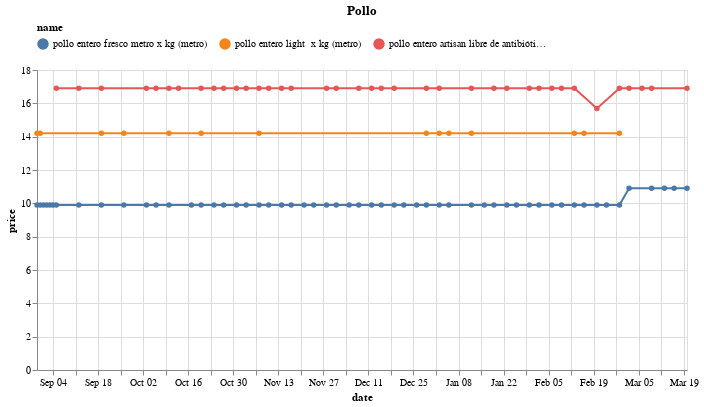

This figure's notebook cell:
### Code cell
(df
 .loc[df.name.isin(names)]
 .pipe(alt.Chart)
 .mark_line(point=True)
 .encode(x='date', y='price', color='name', tooltip=['name','price'])
 .properties(width=650, title='Pollo')
 .configure_legend(orient='top', columns=3)
)

### Figure 1 — Vega-Lite specification as saved in the notebook (floating-point values rounded to 4 significant figures)
{"config": {"view": {"continuousWidth": 400, "continuousHeight": 300}, "legend": {"columns": 3, "orient": "top"}}, "data": {"name": "data-1a178e209247755e1a9616fcdc75cd75"}, "mark": {"type": "line", "point": true}, "encoding": {"color": {"field": "name", "type": "nominal"}, "tooltip": [{"field": "name", "type": "nominal"}, {"field": "price", "type": "quantitative"}], "x": {"field": "date", "type": "temporal"}, "y": {"field": "price", "type": "quantitative"}}, "title": "Pollo", "width": 650, "$schema": "https://vega.github.io/schema/vega-lite/v4.17.0.json", "datasets": {"data-1a178e209247755e1a9616fcdc75cd75": [{"brand": "Metro", "uri": "https://www.metro.pe/pollo-entero-fresco-metro-x-kg-26334/p", "name": "pollo entero fresco metro x kg (metro)", "price": 9.9, "category": "https://www.metro.pe/carnes-aves-y-pescados/aves-y-huevos/pollo-entero", "store": "metro", "date": "2022-10-17T00:00:00", "sku": 35350}, {"brand": "Metro", "uri": "https://www.metro.pe/pollo-entero-fresco-metro-x-kg-26334/p", "name": "pollo entero fresco metro x kg (metro)", "price": 9.9, "category": "https://www.metro.pe/carnes-aves-y-pescados/aves-y-huevos/pollo-entero", "store": "metro", "date": "2023-01-30T00:00:00", "sku": 35350}, {"brand": "ARTISAN", "uri": "https://www.plazavea.com.pe/pollo-entero-artisan-libre-de-antibioticos-x-kg/p", "name": "pollo entero artisan libre de antibióticos x kg (plaza_vea)", "price": 16.9, "category": "https://www.plazavea.com.pe/carnes-aves-y-pescados", "store": "plaza_vea", "date": "2023-01-23T00:00:00", "sku": 10171146}, {"brand": "Metro", "uri": "https://www.metro.pe/pollo-entero-fresco-metro-x-kg-26334/p", "name": "pollo entero fresco metro x kg (metro)", "price": 10.9, "category": "https://www.metro.pe/carnes-aves-y-pescados/aves-y-huevos/pollo-entero", "store": "metro", "date": "2023-03-13T00:00:00", "sku": 35350}, {"brand": "Metro", "uri": "https://www.metro.pe/pollo-entero-fresco-metro-x-kg-26334/p", "name": "pollo entero fresco metro x kg (metro)", "price": 9.9, "category": "https://www.metro.pe/carnes-aves-y-pescados/aves-y-huevos/pollo-entero", "store": "metro", "date": "2022-12-12T00:00:00", "sku": 35350}, {"brand": "Metro", "uri": "https://www.metro.pe/pollo-entero-fresco-metro-x-kg-26334/p", "name": "pollo entero fresco metro x kg (metro)", "price": 9.9, "category": "https://www.metro.pe/carnes-aves-y-pescados/aves-y-huevos/pollo-entero", "store": "metro", "date": "2022-09-12T00:00:00", "sku": 35350}, {"brand": "Genérico", "uri": "https://www.metro.pe/pollo-entero-light-x-kg-227878/p", "name": "pollo entero light  x kg (metro)", "price": 14.2, "category": "https://www.metro.pe/carnes-aves-y-pescados/aves-y-huevos/pollo-entero", "store": "metro", "date": "2022-09-26T00:00:00", "sku": 3846}, {"brand": "Metro", "uri": "https://www.metro.pe/pollo-entero-fresco-metro-x-kg-26334/p", "name": "pollo entero fresco metro x kg (metro)", "price": 9.9, "category": "https://www.metro.pe/carnes-aves-y-pescados/aves-y-huevos/pollo-entero", "store": "metro", "date": "2022-09-26T00:00:00", "sku": 35350}, {"brand": "Metro", "uri": "https://www.metro.pe/pollo-entero-fresco-metro-x-kg-26334/p", "name": "pollo entero fresco metro x kg (metro)", "price": 9.9, "category": "https://www.metro.pe/carnes-aves-y-pescados/aves-y-huevos/pollo-entero", "store": "metro", "date": "2023-02-16T00:00:00", "sku": 35350}, {"brand": "Genérico", "uri": "https://www.metro.pe/pollo-entero-light-x-kg-227878/p", "name": "pollo entero light  x kg (metro)", "price": 14.2, "category": "https://www.metro.pe/carnes-aves-y-pescados/aves-y-huevos/pollo-entero", "store": "metro", "date": "2023-02-16T00:00:00", "sku": 3846}, {"brand": "Metro", "uri": "https://www.metro.pe/pollo-entero-fresco-metro-x-kg-26334/p", "name": "pollo entero fresco metro x kg (metro)", "price": 9.9, "category": "https://www.metro.pe/carnes-aves-y-pescados/aves-y-huevos/pollo-entero", "store": "metro", "date": "2022-09-04T00:00:00", "sku": 35350}, {"brand": "Metro", "uri": "https://www.metro.pe/pollo-entero-fresco-metro-x-kg-26334/p", "name": "pollo entero fresco metro x kg (metro)", "price": 9.9, "category": "https://www.metro.pe/carnes-aves-y-pescados/aves-y-huevos/pollo-entero", "store": "metro", "date": "2023-02-23T00:00:00", "sku": 35350}, {"brand": "Metro", "uri": "https://www.metro.pe/pollo-entero-fresco-metro-x-kg-26334/p", "name": "pollo entero fresco metro x kg (metro)", "price": 9.9, "category": "https://www.metro.pe/carnes-aves-y-pescados/aves-y-huevos/pollo-entero", "store": "metro", "date": "2023-02-06T00:00:00", "sku": 35350}, {"brand": "ARTISAN", "uri": "https://www.plazavea.com.pe/pollo-entero-artisan-libre-de-antibioticos-x-kg/p", "name": "pollo entero artisan libre de antibióticos x kg (plaza_vea)", "price": 16.9, "category": "https://www.plazavea.com.pe/carnes-aves-y-pescados", "store": "plaza_vea", "date": "2023-01-19T00:00:00", "sku": 10171146}, {"brand": "Metro", "uri": "https://www.metro.pe/pollo-entero-fresco-metro-x-kg-26334/p", "name": "pollo entero fresco metro x kg (metro)", "price": 9.9, "category": "https://www.metro.pe/carnes-aves-y-pescados/aves-y-huevos/pollo-entero", "store": "metro", "date": "2022-11-03T00:00:00", "sku": 35350}, {"brand": "ARTISAN", "uri": "https://www.plazavea.com.pe/pollo-entero-artisan-libre-de-antibioticos-x-kg/p", "name": "pollo entero artisan libre de antibióticos x kg (plaza_vea)", "price": 16.9, "category": "https://www.plazavea.com.pe/carnes-aves-y-pescados", "store": "plaza_vea", "date": "2023-01-02T00:00:00", "sku": 10171146}, {"brand": "Metro", "uri": "https://www.metro.pe/pollo-entero-fresco-metro-x-kg-26334/p", "name": "pollo entero fresco metro x kg (metro)", "price": 9.9, "category": "https://www.metro.pe/carnes-aves-y-pescados/aves-y-huevos/pollo-entero", "store": "metro", "date": "2022-08-31T00:00:00", "sku": 35350}, {"brand": "Genérico", "uri": "https://www.metro.pe/pollo-entero-light-x-kg-227878/p", "name": "pollo entero light  x kg (metro)", "price": 14.2, "category": "https://www.metro.pe/carnes-aves-y-pescados/aves-y-huevos/pollo-entero", "store": "metro", "date": "2022-08-31T00:00:00", "sku": 3846}, {"brand": "Metro", "uri": "https://www.metro.pe/pollo-entero-fresco-metro-x-kg-26334/p", "name": "pollo entero fresco metro x kg (metro)", "price": 9.9, "category": "https://www.metro.pe/carnes-aves-y-pescados/aves-y-huevos/pollo-entero", "store": "metro", "date": "2022-11-28T00:00:00", "sku": 35350}, {"brand": "Metro", "uri": "https://www.metro.pe/pollo-entero-fresco-metro-x-kg-26334/p", "name": "pollo entero fresco metro x kg (metro)", "price": 9.9, "category": "https://www.metro.pe/carnes-aves-y-pescados/aves-y-huevos/pollo-entero", "store": "metro", "date": "2023-01-19T00:00:00", "sku": 35350}, {"brand": "Metro", "uri": "https://www.metro.pe/pollo-entero-fresco-metro-x-kg-26334/p", "name": "pollo entero fresco metro x kg (metro)", "price": 9.9, "category": "https://www.metro.pe/carnes-aves-y-pescados/aves-y-huevos/pollo-entero", "store": "metro", "date": "2022-09-03T00:00:00", "sku": 35350}, {"brand": "Metro", "uri": "https://www.metro.pe/pollo-entero-fresco-metro-x-kg-26334/p", "name": "pollo entero fresco metro x kg (metro)", "price": 9.9, "category": "https://www.metro.pe/carnes-aves-y-pescados/aves-y-huevos/pollo-entero", "store": "metro", "date": "2022-11-17T00:00:00", "sku": 35350}, {"brand": "Metro", "uri": "https://www.metro.pe/pollo-entero-fresco-metro-x-kg-26334/p", "name": "pollo entero fresco metro x kg (metro)", "price": 9.9, "category": "https://www.metro.pe/carnes-aves-y-pescados/aves-y-huevos/pollo-entero", "store": "metro", "date": "2023-02-27T00:00:00", "sku": 35350}, {"brand": "Genérico", "uri": "https://www.metro.pe/pollo-entero-light-x-kg-227878/p", "name": "pollo entero light  x kg (metro)", "price": 14.2, "category": "https://www.metro.pe/carnes-aves-y-pescados/aves-y-huevos/pollo-entero", "store": "metro", "date": "2023-02-27T00:00:00", "sku": 3846}, {"brand": "Metro", "uri": "https://www.metro.pe/pollo-entero-fresco-metro-x-kg-26334/p", "name": "pollo entero fresco metro x kg (metro)", "price": 10.9, "category": "https://www.metro.pe/carnes-aves-y-pescados/aves-y-huevos/pollo-entero", "store": "metro", "date": "2023-03-02T00:00:00", "sku": 35350}, {"brand": "ARTISAN", "uri": "https://www.plazavea.com.pe/pollo-entero-artisan-libre-de-antibioticos-x-kg/p", "name": "pollo entero artisan libre de antibióticos x kg (plaza_vea)", "price": 16.9, "category": "https://www.plazavea.com.pe/carnes-aves-y-pescados", "store": "plaza_vea", "date": "2023-02-13T00:00:00", "sku": 10171146}, {"brand": "ARTISAN", "uri": "https://www.plazavea.com.pe/pollo-entero-artisan-libre-de-antibioticos-x-kg/p", "name": "pollo entero artisan libre de antibióticos x kg (plaza_vea)", "price": 16.9, "category": "https://www.plazavea.com.pe/carnes-aves-y-pescados", "store": "plaza_vea", "date": "2022-12-15T00:00:00", "sku": 10171146}, {"brand": "ARTISAN", "uri": "https://www.plazavea.com.pe/pollo-entero-artisan-libre-de-antibioticos-x-kg/p", "name": "pollo entero artisan libre de antibióticos x kg (plaza_vea)", "price": 16.9, "category": "https://www.plazavea.com.pe/carnes-aves-y-pescados", "store": "plaza_vea", "date": "2022-12-29T00:00:00", "sku": 10171146}, {"brand": "Metro", "uri": "https://www.metro.pe/pollo-entero-fresco-metro-x-kg-26334/p", "name": "pollo entero fresco metro x kg (metro)", "price": 9.9, "category": "https://www.metro.pe/carnes-aves-y-pescados/aves-y-huevos/pollo-entero", "store": "metro", "date": "2022-09-02T00:00:00", "sku": 35350}, {"brand": "Metro", "uri": "https://www.metro.pe/pollo-entero-fresco-metro-x-kg-26334/p", "name": "pollo entero fresco metro x kg (metro)", "price": 9.9, "category": "https://www.metro.pe/carnes-aves-y-pescados/aves-y-huevos/pollo-entero", "store": "metro", "date": "2023-02-02T00:00:00", "sku": 35350}, {"brand": "ARTISAN", "uri": "https://www.plazavea.com.pe/pollo-entero-artisan-libre-de-antibioticos-x-kg/p", "name": "pollo entero artisan libre de antibióticos x kg (plaza_vea)", "price": 16.9, "category": "https://www.plazavea.com.pe/carnes-aves-y-pescados", "store": "plaza_vea", "date": "2023-03-20T00:00:00", "sku": 10171146}, {"brand": "Metro", "uri": "https://www.metro.pe/pollo-entero-fresco-metro-x-kg-26334/p", "name": "pollo entero fresco metro x kg (metro)", "price": 9.9, "category": "https://www.metro.pe/carnes-aves-y-pescados/aves-y-huevos/pollo-entero", "store": "metro", "date": "2022-10-20T00:00:00", "sku": 35350}, {"brand": "Genérico", "uri": "https://www.metro.pe/pollo-entero-light-x-kg-227878/p", "name": "pollo entero light  x kg (metro)", "price": 14.2, "category": "https://www.metro.pe/carnes-aves-y-pescados/aves-y-huevos/pollo-entero", "store": "metro", "date": "2022-10-20T00:00:00", "sku": 3846}, {"brand": "ARTISAN", "uri": "https://www.plazavea.com.pe/pollo-entero-artisan-libre-de-antibioticos-x-kg/p", "name": "pollo entero artisan libre de antibióticos x kg (plaza_vea)", "price": 16.9, "category": "https://www.plazavea.com.pe/carnes-aves-y-pescados", "store": "plaza_vea", "date": "2023-01-30T00:00:00", "sku": 10171146}, {"brand": "Metro", "uri": "https://www.metro.pe/pollo-entero-fresco-metro-x-kg-26334/p", "name": "pollo entero fresco metro x kg (metro)", "price": 9.9, "category": "https://www.metro.pe/carnes-aves-y-pescados/aves-y-huevos/pollo-entero", "store": "metro", "date": "2022-12-08T00:00:00", "sku": 35350}, {"brand": "ARTISAN", "uri": "https://www.plazavea.com.pe/pollo-entero-artisan-libre-de-antibioticos-x-kg/p", "name": "pollo entero artisan libre de antibióticos x kg (plaza_vea)", "price": 16.9, "category": "https://www.plazavea.com.pe/carnes-aves-y-pescados", "store": "plaza_vea", "date": "2022-10-20T00:00:00", "sku": 10171146}, {"brand": "Metro", "uri": "https://www.metro.pe/pollo-entero-fresco-metro-x-kg-26334/p", "name": "pollo entero fresco metro x kg (metro)", "price": 9.9, "category": "https://www.metro.pe/carnes-aves-y-pescados/aves-y-huevos/pollo-entero", "store": "metro", "date": "2023-01-26T00:00:00", "sku": 35350}, {"brand": "ARTISAN", "uri": "https://www.plazavea.com.pe/pollo-entero-artisan-libre-de-antibioticos-x-kg/p", "name": "pollo entero artisan libre de antibióticos x kg (plaza_vea)", "price": 15.69, "category": "https://www.plazavea.com.pe/carnes-aves-y-pescados", "store": "plaza_vea", "date": "2023-02-20T00:00:00", "sku": 10171146}, {"brand": "Metro", "uri": "https://www.metro.pe/pollo-entero-fresco-metro-x-kg-26334/p", "name": "pollo entero fresco metro x kg (metro)", "price": 9.9, "category": "https://www.metro.pe/carnes-aves-y-pescados/aves-y-huevos/pollo-entero", "store": "metro", "date": "2022-12-26T00:00:00", "sku": 35350}, {"brand": "ARTISAN", "uri": "https://www.plazavea.com.pe/pollo-entero-artisan-libre-de-antibioticos-x-kg/p", "name": "pollo entero artisan libre de antibióticos x kg (plaza_vea)", "price": 16.9, "category": "https://www.plazavea.com.pe/carnes-aves-y-pescados", "store": "plaza_vea", "date": "2022-09-12T00:00:00", "sku": 10171146}, {"brand": "ARTISAN", "uri": "https://www.plazavea.com.pe/pollo-entero-artisan-libre-de-antibioticos-x-kg/p", "name": "pollo entero artisan libre de antibióticos x kg (plaza_vea)", "price": 16.9, "category": "https://www.plazavea.com.pe/carnes-aves-y-pescados", "store": "plaza_vea", "date": "2023-02-09T00:00:00", "sku": 10171146}, {"brand": "Metro", "uri": "https://www.metro.pe/pollo-entero-fresco-metro-x-kg-26334/p", "name": "pollo entero fresco metro x kg (metro)", "price": 9.9, "category": "https://www.metro.pe/carnes-aves-y-pescados/aves-y-huevos/pollo-entero", "store": "metro", "date": "2022-12-22T00:00:00", "sku": 35350}, {"brand": "ARTISAN", "uri": "https://www.plazavea.com.pe/pollo-entero-artisan-libre-de-antibioticos-x-kg/p", "name": "pollo entero artisan libre de antibióticos x kg (plaza_vea)", "price": 16.9, "category": "https://www.plazavea.com.pe/carnes-aves-y-pescados", "store": "plaza_vea", "date": "2022-11-07T00:00:00", "sku": 10171146}, {"brand": "ARTISAN", "uri": "https://www.plazavea.com.pe/pollo-entero-artisan-libre-de-antibioticos-x-kg/p", "name": "pollo entero artisan libre de antibióticos x kg (plaza_vea)", "price": 16.9, "category": "https://www.plazavea.com.pe/carnes-aves-y-pescados", "store": "plaza_vea", "date": "2022-11-14T00:00:00", "sku": 10171146}, {"brand": "Metro", "uri": "https://www.metro.pe/pollo-entero-fresco-metro-x-kg-26334/p", "name": "pollo entero fresco metro x kg (metro)", "price": 9.9, "category": "https://www.metro.pe/carnes-aves-y-pescados/aves-y-huevos/pollo-entero", "store": "metro", "date": "2022-10-27T00:00:00", "sku": 35350}, {"brand": "ARTISAN", "uri": "https://www.plazavea.com.pe/pollo-entero-artisan-libre-de-antibioticos-x-kg/p", "name": "pollo entero artisan libre de antibióticos x kg (plaza_vea)", "price": 16.9, "category": "https://www.plazavea.com.pe/carnes-aves-y-pescados", "store": "plaza_vea", "date": "2022-10-27T00:00:00", "sku": 10171146}, {"brand": "Genérico", "uri": "https://www.metro.pe/pollo-entero-light-x-kg-227878/p", "name": "pollo entero light  x kg (metro)", "price": 14.2, "category": "https://www.metro.pe/carnes-aves-y-pescados/aves-y-huevos/pollo-entero", "store": "metro", "date": "2022-10-10T00:00:00", "sku": 3846}, {"brand": "Metro", "uri": "https://www.metro.pe/pollo-entero-fresco-metro-x-kg-26334/p", "name": "pollo entero fresco metro x kg (metro)", "price": 9.9, "category": "https://www.metro.pe/carnes-aves-y-pescados/aves-y-huevos/pollo-entero", "store": "metro", "date": "2022-10-10T00:00:00", "sku": 35350}, {"brand": "Metro", "uri": "https://www.metro.pe/pollo-entero-fresco-metro-x-kg-26334/p", "name": "pollo entero fresco metro x kg (metro)", "price": 10.9, "category": "https://www.metro.pe/carnes-aves-y-pescados/aves-y-huevos/pollo-entero", "store": "metro", "date": "2023-03-16T00:00:00", "sku": 35350}, {"brand": "Metro", "uri": "https://www.metro.pe/pollo-entero-fresco-metro-x-kg-26334/p", "name": "pollo entero fresco metro x kg (metro)", "price": 9.9, "category": "https://www.metro.pe/carnes-aves-y-pescados/aves-y-huevos/pollo-entero", "store": "metro", "date": "2022-12-19T00:00:00", "sku": 35350}, {"brand": "Metro", "uri": "https://www.metro.pe/pollo-entero-fresco-metro-x-kg-26334/p", "name": "pollo entero fresco metro x kg (metro)", "price": 9.9, "category": "https://www.metro.pe/carnes-aves-y-pescados/aves-y-huevos/pollo-entero", "store": "metro", "date": "2022-10-31T00:00:00", "sku": 35350}, {"brand": "ARTISAN", "uri": "https://www.plazavea.com.pe/pollo-entero-artisan-libre-de-antibioticos-x-kg/p", "name": "pollo entero artisan libre de antibióticos x kg (plaza_vea)", "price": 16.9, "category": "https://www.plazavea.com.pe/carnes-aves-y-pescados", "store": "plaza_vea", "date": "2023-03-06T00:00:00", "sku": 10171146}, {"brand": "Metro", "uri": "https://www.metro.pe/pollo-entero-fresco-metro-x-kg-26334/p", "name": "pollo entero fresco metro x kg (metro)", "price": 9.9, "category": "https://www.metro.pe/carnes-aves-y-pescados/aves-y-huevos/pollo-entero", "store": "metro", "date": "2022-09-19T00:00:00", "sku": 35350}, {"brand": "Genérico", "uri": "https://www.metro.pe/pollo-entero-light-x-kg-227878/p", "name": "pollo entero light  x kg (metro)", "price": 14.2, "category": "https://www.metro.pe/carnes-aves-y-pescados/aves-y-huevos/pollo-entero", "store": "metro", "date": "2022-09-19T00:00:00", "sku": 3846}, {"brand": "ARTISAN", "uri": "https://www.plazavea.com.pe/pollo-entero-artisan-libre-de-antibioticos-x-kg/p", "name": "pollo entero artisan libre de antibióticos x kg (plaza_vea)", "price": 16.9, "category": "https://www.plazavea.com.pe/carnes-aves-y-pescados", "store": "plaza_vea", "date": "2022-12-08T00:00:00", "sku": 10171146}, {"brand": "ARTISAN", "uri": "https://www.plazavea.com.pe/pollo-entero-artisan-libre-de-antibioticos-x-kg/p", "name": "pollo entero artisan libre de antibióticos x kg (plaza_vea)", "price": 16.9, "category": "https://www.plazavea.com.pe/carnes-aves-y-pescados", "store": "plaza_vea", "date": "2023-01-12T00:00:00", "sku": 10171146}, {"brand": "Genérico", "uri": "https://www.metro.pe/pollo-entero-light-x-kg-227878/p", "name": "pollo entero light  x kg (metro)", "price": 14.2, "category": "https://www.metro.pe/carnes-aves-y-pescados/aves-y-huevos/pollo-entero", "store": "metro", "date": "2022-11-07T00:00:00", "sku": 3846}, {"brand": "Metro", "uri": "https://www.metro.pe/pollo-entero-fresco-metro-x-kg-26334/p", "name": "pollo entero fresco metro x kg (metro)", "price": 9.9, "category": "https://www.metro.pe/carnes-aves-y-pescados/aves-y-huevos/pollo-entero", "store": "metro", "date": "2022-11-07T00:00:00", "sku": 35350}, {"brand": "ARTISAN", "uri": "https://www.plazavea.com.pe/pollo-entero-artisan-libre-de-antibioticos-x-kg/p", "name": "pollo entero artisan libre de antibióticos x kg (plaza_vea)", "price": 16.9, "category": "https://www.plazavea.com.pe/carnes-aves-y-pescados", "store": "plaza_vea", "date": "2023-03-02T00:00:00", "sku": 10171146}, {"brand": "Genérico", "uri": "https://www.metro.pe/pollo-entero-light-x-kg-227878/p", "name": "pollo entero light  x kg (metro)", "price": 14.2, "category": "https://www.metro.pe/carnes-aves-y-pescados/aves-y-huevos/pollo-entero", "store": "metro", "date": "2022-12-29T00:00:00", "sku": 3846}, {"brand": "Metro", "uri": "https://www.metro.pe/pollo-entero-fresco-metro-x-kg-26334/p", "name": "pollo entero fresco metro x kg (metro)", "price": 9.9, "category": "https://www.metro.pe/carnes-aves-y-pescados/aves-y-huevos/pollo-entero", "store": "metro", "date": "2022-12-29T00:00:00", "sku": 35350}, {"brand": "Metro", "uri": "https://www.metro.pe/pollo-entero-fresco-metro-x-kg-26334/p", "name": "pollo entero fresco metro x kg (metro)", "price": 9.9, "category": "https://www.metro.pe/carnes-aves-y-pescados/aves-y-huevos/pollo-entero", "store": "metro", "date": "2022-10-06T00:00:00", "sku": 35350}, {"brand": "Metro", "uri": "https://www.metro.pe/pollo-entero-fresco-metro-x-kg-26334/p", "name": "pollo entero fresco metro x kg (metro)", "price": 9.9, "category": "https://www.metro.pe/carnes-aves-y-pescados/aves-y-huevos/pollo-entero", "store": "metro", "date": "2022-11-24T00:00:00", "sku": 35350}, {"brand": "Metro", "uri": "https://www.metro.pe/pollo-entero-fresco-metro-x-kg-26334/p", "name": "pollo entero fresco metro x kg (metro)", "price": 10.9, "category": "https://www.metro.pe/carnes-aves-y-pescados/aves-y-huevos/pollo-entero", "store": "metro", "date": "2023-03-20T00:00:00", "sku": 35350}, {"brand": "ARTISAN", "uri": "https://www.plazavea.com.pe/pollo-entero-artisan-libre-de-antibioticos-x-kg/p", "name": "pollo entero artisan libre de antibióticos x kg (plaza_vea)", "price": 16.9, "category": "https://www.plazavea.com.pe/carnes-aves-y-pescados", "store": "plaza_vea", "date": "2022-11-17T00:00:00", "sku": 10171146}, {"brand": "ARTISAN", "uri": "https://www.plazavea.com.pe/pollo-entero-artisan-libre-de-antibioticos-x-kg/p", "name": "pollo entero artisan libre de antibióticos x kg (plaza_vea)", "price": 16.9, "category": "https://www.plazavea.com.pe/carnes-aves-y-pescados", "store": "plaza_vea", "date": "2022-10-06T00:00:00", "sku": 10171146}, {"brand": "ARTISAN", "uri": "https://www.plazavea.com.pe/pollo-entero-artisan-libre-de-antibioticos-x-kg/p", "name": "pollo entero artisan libre de antibióticos x kg (plaza_vea)", "price": 16.9, "category": "https://www.plazavea.com.pe/carnes-aves-y-pescados", "store": "plaza_vea", "date": "2023-02-27T00:00:00", "sku": 10171146}, {"brand": "ARTISAN", "uri": "https://www.plazavea.com.pe/pollo-entero-artisan-libre-de-antibioticos-x-kg/p", "name": "pollo entero artisan libre de antibióticos x kg (plaza_vea)", "price": 16.9, "category": "https://www.plazavea.com.pe/carnes-aves-y-pescados", "store": "plaza_vea", "date": "2022-12-01T00:00:00", "sku": 10171146}, {"brand": "Genérico", "uri": "https://www.metro.pe/pollo-entero-light-x-kg-227878/p", "name": "pollo entero light  x kg (metro)", "price": 14.2, "category": "https://www.metro.pe/carnes-aves-y-pescados/aves-y-huevos/pollo-entero", "store": "metro", "date": "2023-01-12T00:00:00", "sku": 3846}, {"brand": "Metro", "uri": "https://www.metro.pe/pollo-entero-fresco-metro-x-kg-26334/p", "name": "pollo entero fresco metro x kg (metro)", "price": 9.9, "category": "https://www.metro.pe/carnes-aves-y-pescados/aves-y-huevos/pollo-entero", "store": "metro", "date": "2023-01-12T00:00:00", "sku": 35350}, {"brand": "Metro", "uri": "https://www.metro.pe/pollo-entero-fresco-metro-x-kg-26334/p", "name": "pollo entero fresco metro x kg (metro)", "price": 9.9, "category": "https://www.metro.pe/carnes-aves-y-pescados/aves-y-huevos/pollo-entero", "store": "metro", "date": "2023-01-23T00:00:00", "sku": 35350}, {"brand": "ARTISAN", "uri": "https://www.plazavea.com.pe/pollo-entero-artisan-libre-de-antibioticos-x-kg/p", "name": "pollo entero artisan libre de antibióticos x kg (plaza_vea)", "price": 16.9, "category": "https://www.plazavea.com.pe/carnes-aves-y-pescados", "store": "plaza_vea", "date": "2022-11-10T00:00:00", "sku": 10171146}, {"brand": "ARTISAN", "uri": "https://www.plazavea.com.pe/pollo-entero-artisan-libre-de-antibioticos-x-kg/p", "name": "pollo entero artisan libre de antibióticos x kg (plaza_vea)", "price": 16.9, "category": "https://www.plazavea.com.pe/carnes-aves-y-pescados", "store": "plaza_vea", "date": "2023-02-06T00:00:00", "sku": 10171146}, {"brand": "ARTISAN", "uri": "https://www.plazavea.com.pe/pollo-entero-artisan-libre-de-antibioticos-x-kg/p", "name": "pollo entero artisan libre de antibióticos x kg (plaza_vea)", "price": 16.9, "category": "https://www.plazavea.com.pe/carnes-aves-y-pescados", "store": "plaza_vea", "date": "2022-10-10T00:00:00", "sku": 10171146}, {"brand": "ARTISAN", "uri": "https://www.plazavea.com.pe/pollo-entero-artisan-libre-de-antibioticos-x-kg/p", "name": "pollo entero artisan libre de antibióticos x kg (plaza_vea)", "price": 16.9, "category": "https://www.plazavea.com.pe/carnes-aves-y-pescados", "store": "plaza_vea", "date": "2022-12-19T00:00:00", "sku": 10171146}, {"brand": "ARTISAN", "uri": "https://www.plazavea.com.pe/pollo-entero-artisan-libre-de-antibioticos-x-kg/p", "name": "pollo entero artisan libre de antibióticos x kg (plaza_vea)", "price": 16.9, "category": "https://www.plazavea.com.pe/carnes-aves-y-pescados", "store": "plaza_vea", "date": "2023-03-09T00:00:00", "sku": 10171146}, {"brand": "ARTISAN", "uri": "https://www.plazavea.com.pe/pollo-entero-artisan-libre-de-antibioticos-x-kg/p", "name": "pollo entero artisan libre de antibióticos x kg (plaza_vea)", "price": 16.9, "category": "https://www.plazavea.com.pe/carnes-aves-y-pescados", "store": "plaza_vea", "date": "2022-09-05T00:00:00", "sku": 10171146}, {"brand": "Genérico", "uri": "https://www.metro.pe/pollo-entero-light-x-kg-227878/p", "name": "pollo entero light  x kg (metro)", "price": 14.2, "category": "https://www.metro.pe/carnes-aves-y-pescados/aves-y-huevos/pollo-entero", "store": "metro", "date": "2023-02-13T00:00:00", "sku": 3846}, {"brand": "Metro", "uri": "https://www.metro.pe/pollo-entero-fresco-metro-x-kg-26334/p", "name": "pollo entero fresco metro x kg (metro)", "price": 9.9, "category": "https://www.metro.pe/carnes-aves-y-pescados/aves-y-huevos/pollo-entero", "store": "metro", "date": "2023-02-13T00:00:00", "sku": 35350}, {"brand": "Metro", "uri": "https://www.metro.pe/pollo-entero-fresco-metro-x-kg-26334/p", "name": "pollo entero fresco metro x kg (metro)", "price": 9.9, "category": "https://www.metro.pe/carnes-aves-y-pescados/aves-y-huevos/pollo-entero", "store": "metro", "date": "2022-11-14T00:00:00", "sku": 35350}, {"brand": "ARTISAN", "uri": "https://www.plazavea.com.pe/pollo-entero-artisan-libre-de-antibioticos-x-kg/p", "name": "pollo entero artisan libre de antibióticos x kg (plaza_vea)", "price": 16.9, "category": "https://www.plazavea.com.pe/carnes-aves-y-pescados", "store": "plaza_vea", "date": "2022-09-19T00:00:00", "sku": 10171146}, {"brand": "Metro", "uri": "https://www.metro.pe/pollo-entero-fresco-metro-x-kg-26334/p", "name": "pollo entero fresco metro x kg (metro)", "price": 9.9, "category": "https://www.metro.pe/carnes-aves-y-pescados/aves-y-huevos/pollo-entero", "store": "metro", "date": "2022-09-01T00:00:00", "sku": 35350}, {"brand": "ARTISAN", "uri": "https://www.plazavea.com.pe/pollo-entero-artisan-libre-de-antibioticos-x-kg/p", "name": "pollo entero artisan libre de antibióticos x kg (plaza_vea)", "price": 16.9, "category": "https://www.plazavea.com.pe/carnes-aves-y-pescados", "store": "plaza_vea", "date": "2022-12-12T00:00:00", "sku": 10171146}, {"brand": "Metro", "uri": "https://www.metro.pe/pollo-entero-fresco-metro-x-kg-26334/p", "name": "pollo entero fresco metro x kg (metro)", "price": 9.9, "category": "https://www.metro.pe/carnes-aves-y-pescados/aves-y-huevos/pollo-entero", "store": "metro", "date": "2023-01-16T00:00:00", "sku": 35350}, {"brand": "ARTISAN", "uri": "https://www.plazavea.com.pe/pollo-entero-artisan-libre-de-antibioticos-x-kg/p", "name": "pollo entero artisan libre de antibióticos x kg (plaza_vea)", "price": 16.9, "category": "https://www.plazavea.com.pe/carnes-aves-y-pescados", "store": "plaza_vea", "date": "2022-11-03T00:00:00", "sku": 10171146}, {"brand": "Metro", "uri": "https://www.metro.pe/pollo-entero-fresco-metro-x-kg-26334/p", "name": "pollo entero fresco metro x kg (metro)", "price": 10.9, "category": "https://www.metro.pe/carnes-aves-y-pescados/aves-y-huevos/pollo-entero", "store": "metro", "date": "2023-03-09T00:00:00", "sku": 35350}, {"brand": "ARTISAN", "uri": "https://www.plazavea.com.pe/pollo-entero-artisan-libre-de-antibioticos-x-kg/p", "name": "pollo entero artisan libre de antibióticos x kg (plaza_vea)", "price": 16.9, "category": "https://www.plazavea.com.pe/carnes-aves-y-pescados", "store": "plaza_vea", "date": "2022-10-24T00:00:00", "sku": 10171146}, {"brand": "ARTISAN", "uri": "https://www.plazavea.com.pe/pollo-entero-artisan-libre-de-antibioticos-x-kg/p", "name": "pollo entero artisan libre de antibióticos x kg (plaza_vea)", "price": 16.9, "category": "https://www.plazavea.com.pe/carnes-aves-y-pescados", "store": "plaza_vea", "date": "2022-10-13T00:00:00", "sku": 10171146}, {"brand": "ARTISAN", "uri": "https://www.plazavea.com.pe/pollo-entero-artisan-libre-de-antibioticos-x-kg/p", "name": "pollo entero artisan libre de antibióticos x kg (plaza_vea)", "price": 16.9, "category": "https://www.plazavea.com.pe/carnes-aves-y-pescados", "store": "plaza_vea", "date": "2022-10-03T00:00:00", "sku": 10171146}, {"brand": "Metro", "uri": "https://www.metro.pe/pollo-entero-fresco-metro-x-kg-26334/p", "name": "pollo entero fresco metro x kg (metro)", "price": 9.9, "category": "https://www.metro.pe/carnes-aves-y-pescados/aves-y-huevos/pollo-entero", "store": "metro", "date": "2022-10-03T00:00:00", "sku": 35350}, {"brand": "Metro", "uri": "https://www.metro.pe/pollo-entero-fresco-metro-x-kg-26334/p", "name": "pollo entero fresco metro x kg (metro)", "price": 9.9, "category": "https://www.metro.pe/carnes-aves-y-pescados/aves-y-huevos/pollo-entero", "store": "metro", "date": "2022-11-21T00:00:00", "sku": 35350}, {"brand": "Metro", "uri": "https://www.metro.pe/pollo-entero-fresco-metro-x-kg-26334/p", "name": "pollo entero fresco metro x kg (metro)", "price": 9.9, "category": "https://www.metro.pe/carnes-aves-y-pescados/aves-y-huevos/pollo-entero", "store": "metro", "date": "2022-11-10T00:00:00", "sku": 35350}, {"brand": "Genérico", "uri": "https://www.metro.pe/pollo-entero-light-x-kg-227878/p", "name": "pollo entero light  x kg (metro)", "price": 14.2, "category": "https://www.metro.pe/carnes-aves-y-pescados/aves-y-huevos/pollo-entero", "store": "metro", "date": "2023-01-02T00:00:00", "sku": 3846}, {"brand": "Metro", "uri": "https://www.metro.pe/pollo-entero-fresco-metro-x-kg-26334/p", "name": "pollo entero fresco metro x kg (metro)", "price": 9.9, "category": "https://www.metro.pe/carnes-aves-y-pescados/aves-y-huevos/pollo-entero", "store": "metro", "date": "2023-01-02T00:00:00", "sku": 35350}, {"brand": "ARTISAN", "uri": "https://www.plazavea.com.pe/pollo-entero-artisan-libre-de-antibioticos-x-kg/p", "name": "pollo entero artisan libre de antibióticos x kg (plaza_vea)", "price": 16.9, "category": "https://www.plazavea.com.pe/carnes-aves-y-pescados", "store": "plaza_vea", "date": "2022-11-28T00:00:00", "sku": 10171146}, {"brand": "ARTISAN", "uri": "https://www.plazavea.com.pe/pollo-entero-artisan-libre-de-antibioticos-x-kg/p", "name": "pollo entero artisan libre de antibióticos x kg (plaza_vea)", "price": 16.9, "category": "https://www.plazavea.com.pe/carnes-aves-y-pescados", "store": "plaza_vea", "date": "2023-02-02T00:00:00", "sku": 10171146}, {"brand": "Metro", "uri": "https://www.metro.pe/pollo-entero-fresco-metro-x-kg-26334/p", "name": "pollo entero fresco metro x kg (metro)", "price": 9.9, "category": "https://www.metro.pe/carnes-aves-y-pescados/aves-y-huevos/pollo-entero", "store": "metro", "date": "2022-12-05T00:00:00", "sku": 35350}, {"brand": "Metro", "uri": "https://www.metro.pe/pollo-entero-fresco-metro-x-kg-26334/p", "name": "pollo entero fresco metro x kg (metro)", "price": 9.9, "category": "https://www.metro.pe/carnes-aves-y-pescados/aves-y-huevos/pollo-entero", "store": "metro", "date": "2023-02-09T00:00:00", "sku": 35350}, {"brand": "Metro", "uri": "https://www.metro.pe/pollo-entero-fresco-metro-x-kg-26334/p", "name": "pollo entero fresco metro x kg (metro)", "price": 9.9, "category": "https://www.metro.pe/carnes-aves-y-pescados/aves-y-huevos/pollo-entero", "store": "metro", "date": "2022-12-15T00:00:00", "sku": 35350}, {"brand": "Genérico", "uri": "https://www.metro.pe/pollo-entero-light-x-kg-227878/p", "name": "pollo entero light  x kg (metro)", "price": 14.2, "category": "https://www.metro.pe/carnes-aves-y-pescados/aves-y-huevos/pollo-entero", "store": "metro", "date": "2023-01-05T00:00:00", "sku": 3846}, {"brand": "Metro", "uri": "https://www.metro.pe/pollo-entero-fresco-metro-x-kg-26334/p", "name": "pollo entero fresco metro x kg (metro)", "price": 9.9, "category": "https://www.metro.pe/carnes-aves-y-pescados/aves-y-huevos/pollo-entero", "store": "metro", "date": "2023-01-05T00:00:00", "sku": 35350}, {"brand": "Metro", "uri": "https://www.metro.pe/pollo-entero-fresco-metro-x-kg-26334/p", "name": "pollo entero fresco metro x kg (metro)", "price": 9.9, "category": "https://www.metro.pe/carnes-aves-y-pescados/aves-y-huevos/pollo-entero", "store": "metro", "date": "2022-09-05T00:00:00", "sku": 35350}, {"brand": "Metro", "uri": "https://www.metro.pe/pollo-entero-fresco-metro-x-kg-26334/p", "name": "pollo entero fresco metro x kg (metro)", "price": 9.9, "category": "https://www.metro.pe/carnes-aves-y-pescados/aves-y-huevos/pollo-entero", "store": "metro", "date": "2022-08-30T00:00:00", "sku": 35350}, {"brand": "Genérico", "uri": "https://www.metro.pe/pollo-entero-light-x-kg-227878/p", "name": "pollo entero light  x kg (metro)", "price": 14.2, "category": "https://www.metro.pe/carnes-aves-y-pescados/aves-y-huevos/pollo-entero", "store": "metro", "date": "2022-08-30T00:00:00", "sku": 3846}, {"brand": "ARTISAN", "uri": "https://www.plazavea.com.pe/pollo-entero-artisan-libre-de-antibioticos-x-kg/p", "name": "pollo entero artisan libre de antibióticos x kg (plaza_vea)", "price": 16.9, "category": "https://www.plazavea.com.pe/carnes-aves-y-pescados", "store": "plaza_vea", "date": "2022-10-31T00:00:00", "sku": 10171146}, {"brand": "Metro", "uri": "https://www.metro.pe/pollo-entero-fresco-metro-x-kg-26334/p", "name": "pollo entero fresco metro x kg (metro)", "price": 9.9, "category": "https://www.metro.pe/carnes-aves-y-pescados/aves-y-huevos/pollo-entero", "store": "metro", "date": "2022-10-24T00:00:00", "sku": 35350}, {"brand": "Metro", "uri": "https://www.metro.pe/pollo-entero-fresco-metro-x-kg-26334/p", "name": "pollo entero fresco metro x kg (metro)", "price": 9.9, "category": "https://www.metro.pe/carnes-aves-y-pescados/aves-y-huevos/pollo-entero", "store": "metro", "date": "2023-02-20T00:00:00", "sku": 35350}, {"brand": "Metro", "uri": "https://www.metro.pe/pollo-entero-fresco-metro-x-kg-26334/p", "name": "pollo entero fresco metro x kg (metro)", "price": 9.9, "category": "https://www.metro.pe/carnes-aves-y-pescados/aves-y-huevos/pollo-entero", "store": "metro", "date": "2022-12-01T00:00:00", "sku": 35350}]}}
